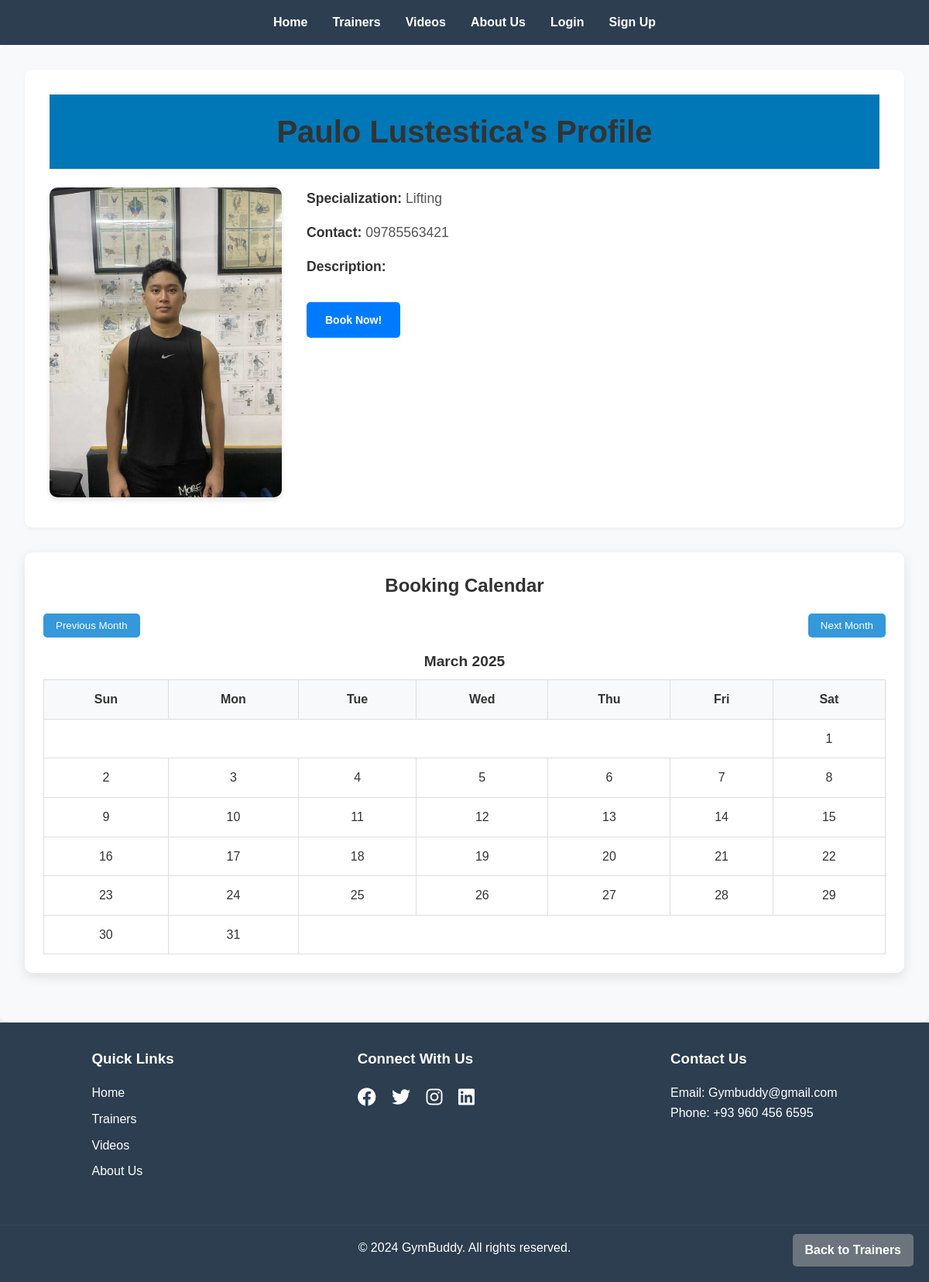
Page /trainer_profile.php?trainer_id=14 on the committed database.
### tables this page shows
CREATE TABLE `trainers` (
  `id` int(11) NOT NULL,
  `name` varchar(100) NOT NULL,
  `description` text DEFAULT NULL,
  `contact` varchar(50) DEFAULT NULL,
  `image_url` varchar(255) DEFAULT NULL,
  `specialization` varchar(255) DEFAULT NULL
);

### trainer_profile.php (the view, shortened to what this page needs)
<?php
include 'php/config.php';
$trainer_id = $_GET['trainer_id'];
$sql = "SELECT * FROM trainers WHERE id = ?";
$stmt = $pdo->prepare($sql);
$stmt->execute([$trainer_id]);
$trainer = $stmt->fetch();
?>
<!DOCTYPE html>
<html lang="en">
<head>
    <link rel="stylesheet" href="css/style.css">
    <link rel="stylesheet" href="css/trainer_profile.css">
    <link rel="stylesheet" href="https://cdnjs.cloudflare.com/ajax/libs/font-awesome/6.1.1/css/all.min.css">
    <link rel="stylesheet" href="css/calendar.css">
</head>
<body>
    <header>
        <nav>
            <ul>
                <li><a href="index.php">Home</a></li>
                <li><a href="trainers.php">Trainers</a></li>
                <li><a href="videos.php">Videos</a></li>
                <li><a href="about.php">About Us</a></li>
                <?php if(isset($_SESSION['user_id'])): ?>
                    <?php if(isset($_SESSION['user_role']) && $_SESSION['user_role'] === 'admin'): ?>
                        <li><a href="php/admin_dashboard.php">Admin Dashboard</a></li>
                    <?php elseif(isset($_SESSION['user_role']) && $_SESSION['user_role'] === 'trainer'): ?>
                        <li><a href="php/trainer_dashboard.php">Trainer Dashboard</a></li>
                    <?php elseif(isset($_SESSION['user_role']) && $_SESSION['user_role'] === 'user'): ?>
                        <li><a href="php/user_dashboard.php">My Bookings</a></li>
                    <?php endif; ?>
                    <li><a href="php/logout.php">Logout</a></li>
                <?php else: ?>
                    <li><a href="php/login.php">Login</a></li>
                    <li><a href="php/signup.php">Sign Up</a></li>
                <?php endif; ?>
            </ul>
        </nav>
    </header>
    <main class="trainer-profile-page">
        <div class="trainer-profile">
            <h1 class="heading"><?php echo htmlspecialchars($trainer['name']); ?>'s Profile</h1>
            <div class="trainer-info">
                <div class="trainer-image">
                    <img src="uploads/<?php echo htmlspecialchars($trainer['image_url']); ?>" alt="<?php echo htmlspecialchars($trainer['name']); ?>">
                </div>
                <div class="trainer-details">
                    <p><strong>Specialization:</strong> <?php echo htmlspecialchars($trainer['specialization']); ?></p>
                    <p><strong>Contact:</strong> <?php echo htmlspecialchars($trainer['contact']); ?></p>
                    <p><strong>Description:</strong> <?php echo htmlspecialchars($trainer['description']); ?></p>
                    <a href="booking.php?trainer_id=<?php echo $trainer['id']; ?>" class="btn book-now">Book Now!</a>
                </div>
            </div>
        </div>
        <?php
        $sql = "SELECT date FROM bookings WHERE trainer_id = ? AND status = 'confirmed'";
        $stmt = $pdo->prepare($sql);
        $stmt->execute([$trainer_id]);
        $confirmed_dates = $stmt->fetchAll(PDO::FETCH_COLUMN);
        function generateCalendar($year, $month, $confirmed_dates) {
            $calendar = "";
            $daysOfWeek = array('Sun', 'Mon', 'Tue', 'Wed', 'Thu', 'Fri', 'Sat');
            $firstDayOfMonth = mktime(0,0,0,$month,1,$year);
            $numberDays = date('t', $firstDayOfMonth);
            $dateComponents = getdate($firstDayOfMonth);
            $monthName = $dateComponents['month'];
            $dayOfWeek = $dateComponents['wday'];
            $calendar .= "<table class='calendar'>";
            $calendar .= "<caption>$monthName $year</caption>";
            $calendar .= "<tr>";
            foreach($daysOfWeek as $day) {
                $calendar .= "<th class='header'>$day</th>";
            }
            $calendar .= "</tr><tr>";
            $currentDay = 1;
            if ($dayOfWeek > 0) {
                $calendar .= "<td colspan='$dayOfWeek'>&nbsp;</td>";
            }
            $month = str_pad($month, 2, "0", STR_PAD_LEFT);
            while ($currentDay <= $numberDays) {
                if ($dayOfWeek == 7) {
                    $dayOfWeek = 0;
                    $calendar .= "</tr><tr>";
                }
                $currentDayRel = str_pad($currentDay, 2, "0", STR_PAD_LEFT);
                $date = "$year-$month-$currentDayRel";
                if (in_array($date, $confirmed_dates)) {
                    $calendar .= "<td class='day confirmed' data-date='$date'>$currentDay</td>";
                } else {
                    $calendar .= "<td class='day'>$currentDay</td>";
                }
                $currentDay++;
                $dayOfWeek++;
            }
            if ($dayOfWeek != 7) {
                $remainingDays = 7 - $dayOfWeek;
                $calendar .= "<td colspan='$remainingDays'>&nbsp;</td>";
            }
            $calendar .= "</tr>";
            $calendar .= "</table>";
            return $calendar;
        }
        ?>
        <div class="calendar-section">
            <h2>Booking Calendar</h2>
            <div class="calendar-controls">
                <button id="prevMonth">Previous Month</button>
                <button id="nextMonth">Next Month</button>
            </div>
            <div id="calendar">
                <?php
                $current_year = date('Y');
                $current_month = date('m');
                echo generateCalendar($current_year, $current_month, $confirmed_dates);
                ?>
            </div>
        </div>
    </main>
    <footer>
        <div class="footer-content">
            <div class="footer-section">
                <h3>Quick Links</h3>
                <ul>
                    <li><a href="index.php">Home</a></li>
                    <li><a href="trainers.php">Trainers</a></li>
                    <li><a href="videos.php">Videos</a></li>
                    <li><a href="about.php">About Us</a></li>
                </ul>
            </div>
            <div class="footer-section">
                <h3>Connect With Us</h3>
                <div class="social-icons">
                    <a href="#"><i class="fab fa-facebook"></i></a>
                    <a href="#"><i class="fab fa-twitter"></i></a>
                    <a href="#"><i class="fab fa-instagram"></i></a>
                    <a href="#"><i class="fab fa-linkedin"></i></a>
                </div>
            </div>
            <div class="footer-section">
                <h3>Contact Us</h3>
                <p>Email: Gymbuddy@gmail.com</p>
                <p>Phone: +93 960 456 6595</p>
            </div>
        </div>
        <div class="footer-bottom">
            <p>&copy; 2024 GymBuddy. All rights reserved.</p>
        </div>
    </footer>
    <a href="trainers.php" class="back-to-home">Back to Trainers</a>
</body>
</html>

### css/style.css (style rules this page uses)
* { margin: 0; padding: 0; box-sizing: border-box; }
body { font-family: Arial, sans-serif; line-height: 1.6; color: #333; }
header { background-color: #2c3e50; color: #fff; padding: 1rem 0; }
nav ul { list-style-type: none; display: flex; justify-content: center; }
nav ul li { margin: 0 1rem; }
nav ul li a { color: #fff; text-decoration: none; font-weight: bold; }
.heading { text-align: center; font-size: 3rem; color:white; padding:1rem; background: #0077b6; }
footer { background-color: #2c3e50; color: #fff; padding: 2rem 0; }
.footer-content { display: flex; justify-content: space-around; flex-wrap: wrap; }
.footer-section { margin-bottom: 1rem; }
.footer-section h3 { margin-bottom: 1rem; }
.footer-section ul { list-style-type: none; }
.footer-section ul li { margin-bottom: 0.5rem; }
.footer-section ul li a { color: #fff; text-decoration: none; }
.social-icons a { color: #fff; font-size: 1.5rem; margin-right: 1rem; }
.footer-bottom { text-align: center; margin-top: 2rem; padding-top: 1rem; border-top: 1px solid #34495e; }
.back-to-home { position: fixed; bottom: 20px; right: 20px; background-color: #3498db; color: #fff; padding: 10px 15px; text-decoration: none; border-radius: 5px; font-weight: bold; }
.book-now { display: inline-block; background-color: #3498db; color: #fff; padding: 0.5rem 1rem; text-decoration: none; border-radius: 5px; margin: 1rem 0; transition: background-color 0.3s ease; }
.btn { display: inline-block; padding: 0.3rem 0.8rem; border: none; border-radius: 3px; cursor: pointer; font-size: 14px; text-decoration: none; transition: background-color 0.3s; }

### css/trainer_profile.css (style rules this page uses)
.trainer-profile-page { max-width: 1200px; margin: 0 auto; padding: 2rem; background-color: #f8f9fa; border-radius: 10px; box-shadow: 0 4px 6px rgba(0, 0, 0, 0.1); }
.trainer-profile { background-color: #ffffff; border-radius: 10px; padding: 2rem; margin-bottom: 2rem; box-shadow: 0 2px 4px rgba(0, 0, 0, 0.05); }
.heading { font-size: 2.5rem; color: #333; margin-bottom: 1.5rem; text-align: center; }
.trainer-info { display: flex; flex-wrap: wrap; gap: 2rem; align-items: flex-start; }
.trainer-image { flex: 0 0 300px; }
.trainer-image img { width: 100%; height: auto; border-radius: 10px; box-shadow: 0 4px 6px rgba(0, 0, 0, 0.1); }
.trainer-details { flex: 1; min-width: 300px; }
.trainer-details p { margin-bottom: 1rem; font-size: 1.1rem; color: #555; }
.trainer-details strong { color: #333; font-weight: 600; }
.btn.book-now { display: inline-block; background-color: #007bff; color: #fff; padding: 0.75rem 1.5rem; border-radius: 5px; text-decoration: none; font-weight: 600; transition: background-color 0.3s ease; }
table { width: 100%; border-collapse: collapse; margin-top: 1rem; }
th, td { padding: 0.75rem; text-align: left; border-bottom: 1px solid #dee2e6; }
th { background-color: #f8f9fa; font-weight: 600; color: #333; }
.back-to-home { display: inline-block; margin-top: 2rem; padding: 0.5rem 1rem; background-color: #6c757d; color: #fff; text-decoration: none; border-radius: 5px; transition: background-color 0.3s ease; }

### css/calendar.css (style rules this page uses)
.calendar-section { margin: 2rem 0; padding: 1.5rem; background-color: #fff; border-radius: 10px; box-shadow: 0 5px 15px rgba(0, 0, 0, 0.1); }
.calendar-section h2 { text-align: center; margin-bottom: 1rem; color: #333; }
.calendar-controls { display: flex; justify-content: space-between; align-items: center; margin-bottom: 1rem; }
.calendar-controls button { background-color: #3498db; color: white; border: none; padding: 0.5rem 1rem; border-radius: 5px; cursor: pointer; transition: background-color 0.3s; }
.calendar { width: 100%; border-collapse: collapse; margin-top: 1rem; }
.calendar caption { font-size: 1.2rem; font-weight: bold; margin-bottom: 0.5rem; color: #333; }
.calendar th { background-color: #f8f9fa; padding: 0.75rem; text-align: center; border: 1px solid #ddd; }
.calendar td { padding: 0.75rem; text-align: center; border: 1px solid #ddd; }
.calendar .day { cursor: pointer; transition: background-color 0.3s; }

### rows in the picture
trainers: name "Paulo Lustestica", image_url (picture), specialization "Lifting", contact "09785563421"

### other values in the picture
$monthName "March"
$day "Sun"
$day "Mon"
$day "Tue"
$day "Wed"
$day "Thu"
$day "Fri"
$day "Sat"
